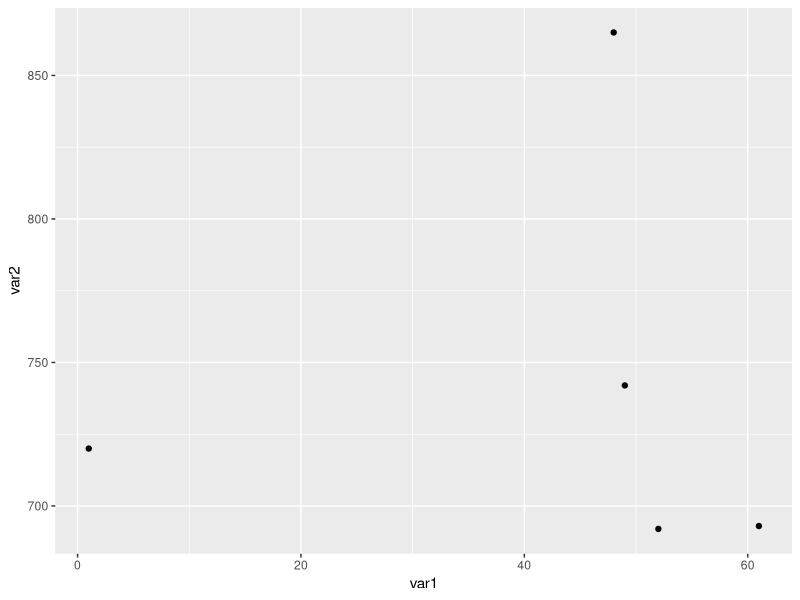
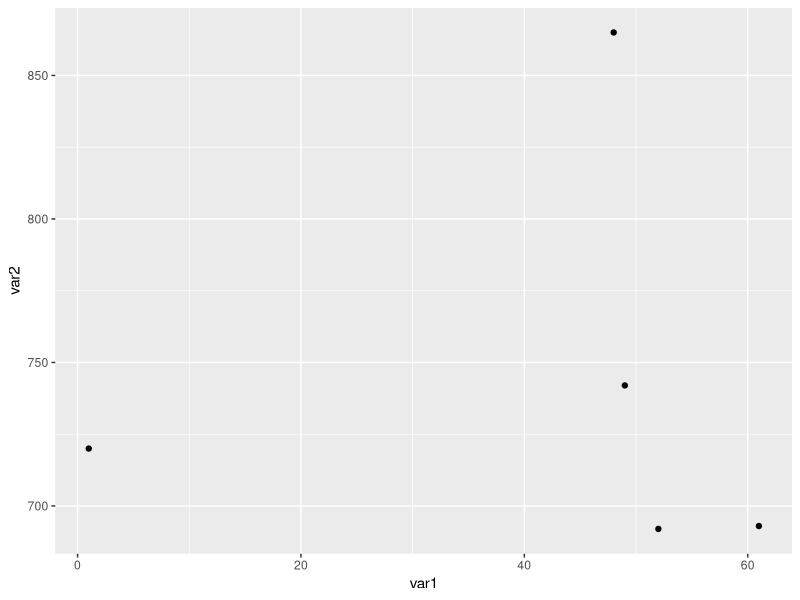
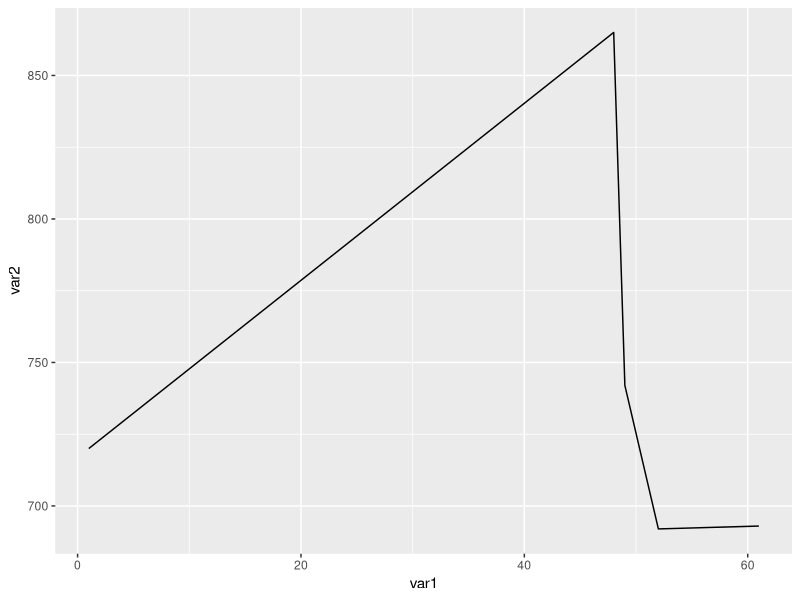
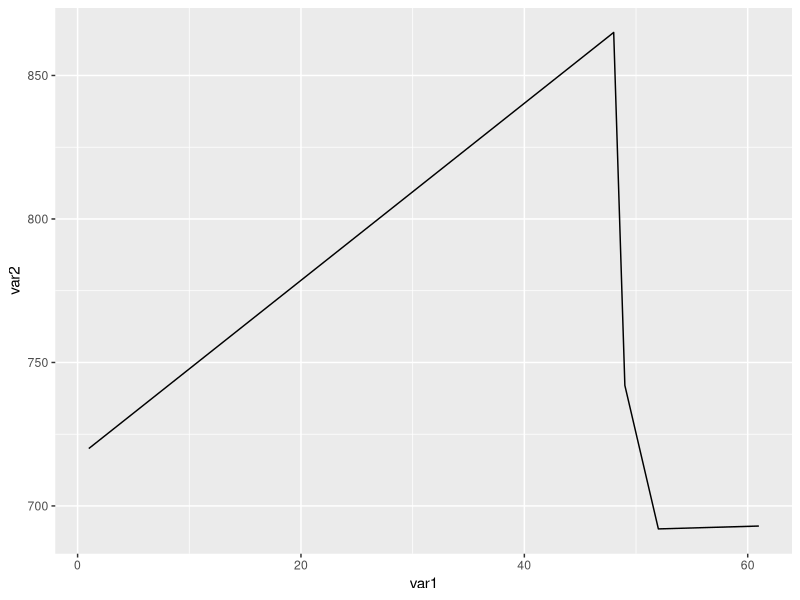
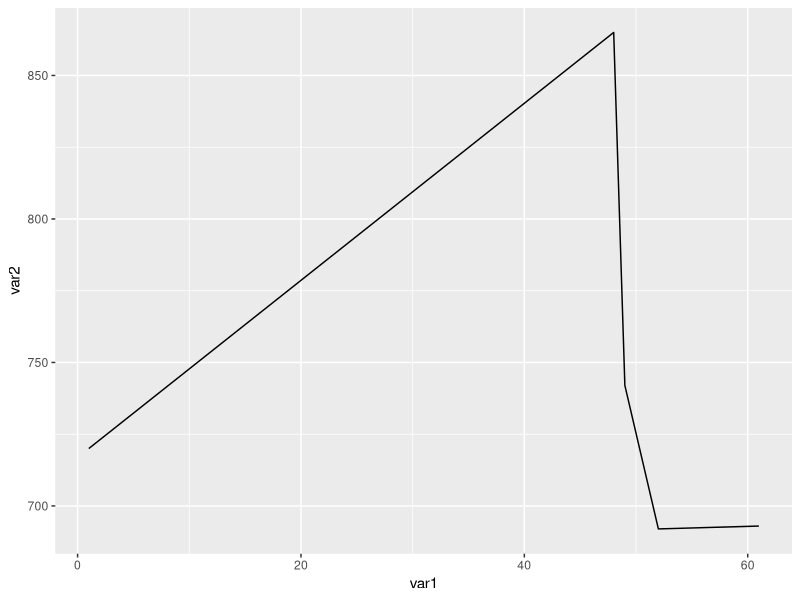
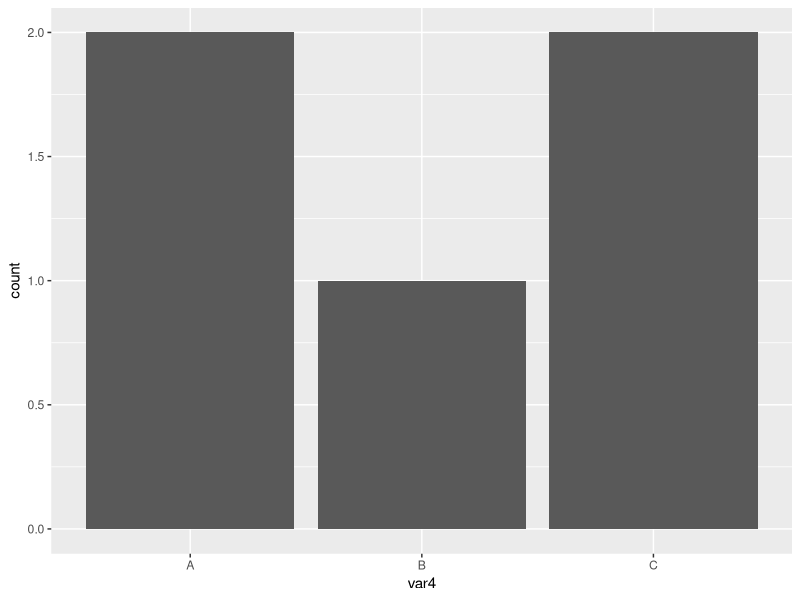
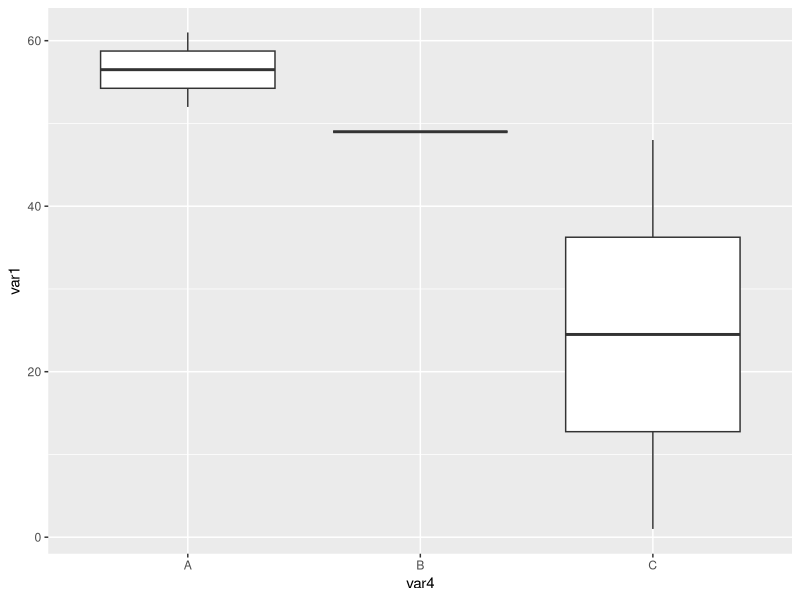
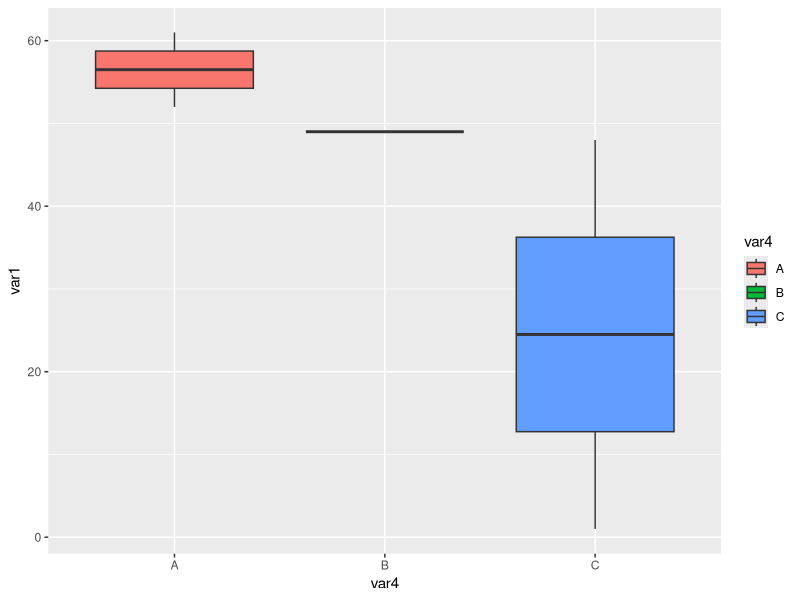

These figures' R source, in order:
## ---- chunk 1
library(ggplot2)
## ---- chunk 2

df_wide <- data.frame(
  id = paste('p', 1:5, sep=''),
  var1 = sample(1:100, 5),
  var2 = sample(500:1000, 5),
  var3 = sample(1000:10000,5),
  var4 = c('A','A','B','C','C')
)

df_wide
## ---- chunk 3

ggplot(df_wide, aes(x=var1, y=var2)) + geom_point()

## ---- chunk 4

p <- ggplot(df_wide, aes(x=var1, y=var2))

## ---- chunk 5

p + geom_point()

## ---- chunk 6

p + geom_line()

## ---- chunk 7

df_wide

p + geom_path()

## ---- chunk 8

df2_wide2 <- df_wide[order(df_wide$var1,df_wide$var2),]
p <- ggplot(df2_wide2, aes(x=var1, y=var2))
p + geom_path()
## ---- chunk 9

p <- ggplot(df_wide, aes(var4)) 
p + geom_bar()

## ---- chunk 10

p <- ggplot(df_wide, aes(x=var4, y=var1)) 
p + geom_boxplot()
## ---- chunk 11

p + geom_boxplot(aes(fill=var4))

## ---- chunk 12

p <- ggplot(df_wide, aes(var4))
p + geom_bar(aes(fill=var4))

## ---- chunk 13

p <- ggplot(mtcars, aes(x=wt, y=mpg))
p + geom_point() +
  xlab('Miles per gallon') +
  ylab('Weight') +
  ggtitle('Car weight to fuel efficiency')

## ---- chunk 14

p + geom_point() + 
  labs(x='Miles per gallon', 
       y='Weight',
       title='Car weight to fuel efficiency')

## ---- chunk 15


# 1. set up the main mapping from data to x and y axes
p <- ggplot(mtcars, aes(x=mpg, y=wt))

# 2. set up a mapping with the color of points and the number of cylinders (needs to be treated as a factor not an numeric using factor())
p + geom_point(aes(colour=factor(cyl)))

## ---- chunk 16

# 3. add a fourth dimension for the displacement variable using point size
p + geom_point(aes(colour=factor(cyl), size=disp))

## ---- chunk 17

# 4. add in nicer labels for title, axes and legends

p + geom_point(aes(colour=factor(cyl), size=disp)) +
  ggtitle('Car relationship between weight and fuel efficency') +
  xlab('Car weight') +
  ylab('Miles per gallon') +
  ggtitle(aes(colour='Cylinders',
              size='Displacement'))

## ---- chunk 18

ggplot(mtcars, aes(cyl,wt)) + stat_summary(fun.y=mean, geom='bar', aes(fill=factor(cyl))) + stat_summary(fun.data=mean_cl_boot, geom='errorbar', width=0.2)

